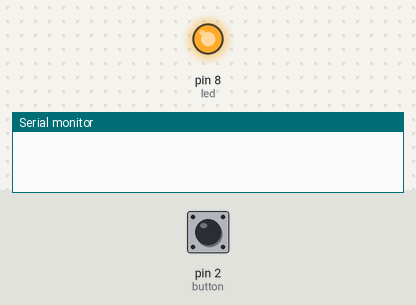
Simulated run of this sketch. Board: Arduino Uno, built with avr-gcc and run on an emulated ATmega328P. Shown: output pins drawn as LEDs (lit = HIGH), the last lines printed to the serial monitor. The test bench sets the inputs (shaded band); at power-on: pin 2 (button) HIGH.

Above: at 1.2 s.
1.3 s: pin 2 (button) pulled LOW for 0.15 s
At 1.8 s:
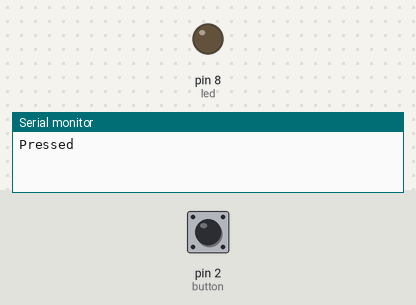
Timing chart, 0 to 10.3 s (numbered marks = the images above; inputs shaded):
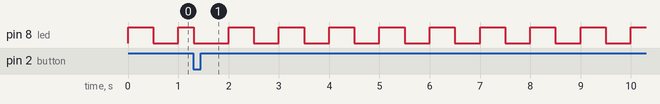

Measured:
- by itself, pin 8 (led): repeats every 1.0 s: HIGH 0.50 s, LOW 0.50 s

The sketch:

sketch_dec26l_interrupt2.ino
```cpp
//내부 인터럽트
#include <MsTimer2.h>
#define led 8
#define button 2
#include <Bounce2.h>

Bounce debouncer = Bounce();

void setup() {

  debouncer.attach(button); //
  debouncer.interval(5); //누름 상태 판별시간

  Serial.begin(115200);
  pinMode(led, OUTPUT);
  pinMode(button, INPUT_PULLUP); //아두이노 자체 풀업 = 안누르면 HIGH
  MsTimer2::set(10, stopp); //10sec마다 stopp 실행
  MsTimer2::start();

}

void loop() {
  digitalWrite(led, HIGH);
  delay(500);
  digitalWrite(led, LOW);
  delay(500);
}

void stopp(){
  debouncer.update();

  if(debouncer.fell()){
    Serial.println("Pressed");
    digitalWrite(led, LOW);

  }
}
```
